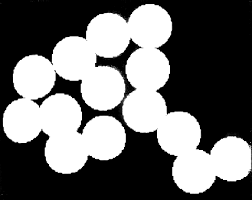
#> input picture Images/boundary.png, 252 x 200 px, found by its file name
$ python 'Lab_5(c).py'
#> lines starting #> are read from the running program, lines starting #| are printed output that depends on the picture
import numpy as np
import cv2
import matplotlib.pyplot as plt

def erosion(img,structuring_element):
    [h,w] = img.shape
    mask = np.ones((structuring_element,structuring_element),np.uint8)
    eroted_image = np.zeros_like(img)
    padding = structuring_element // 2

    for i in range(padding,h-padding):
        for j in range(padding,w-padding):
            kernel = img[i-padding :i+padding+1 , j-padding : j+padding+1]
            eroted_image[i,j] = np.min(kernel * mask)
    return eroted_image


path = 'Digital Image Processing/Images/boundary.png'
img = cv2.imread(path,0)
#> img is the input picture: shape (200, 252); min 0, max 255, mean 107
img = cv2.resize(img,(512,512))
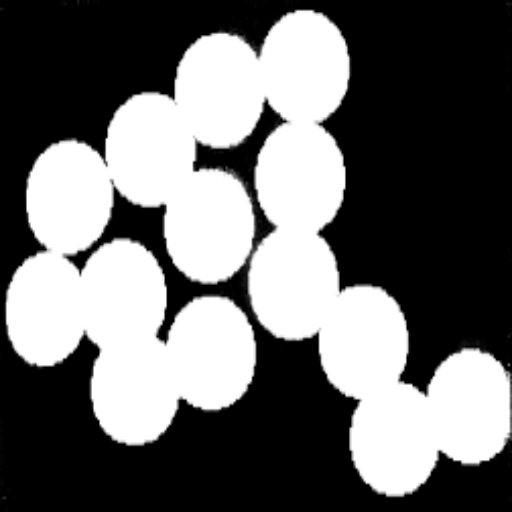
#> img: shape (512, 512); min 0, max 255, mean 107

[h,w] = img.shape
#> h = 512; w = 512

structuring_element1 = 5
eroted_image = erosion(img,structuring_element1)
#> after the loop in erosion, `for i in range(padding,h-padding):`:
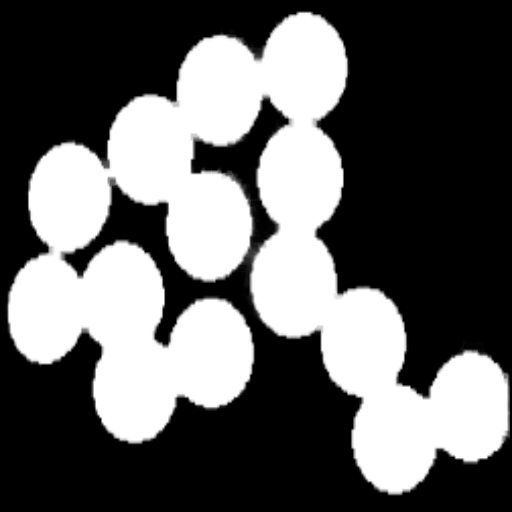
#> eroted_image: shape (512, 512); min 0, max 255, mean 98.6

border = img - eroted_image
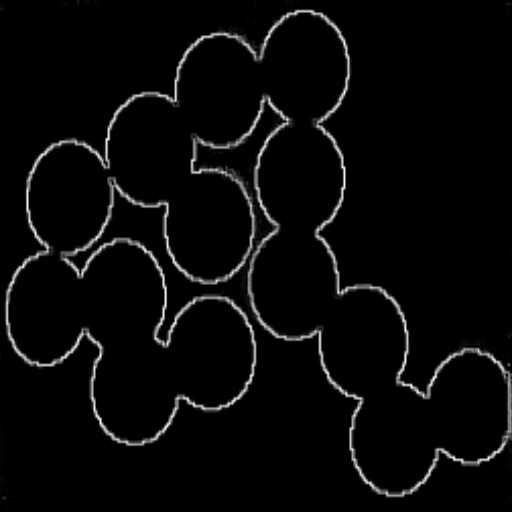
#> border: shape (512, 512); min 0, max 251, mean 8.4

plt.figure(figsize=(10,5))
plt.subplot(2,2,1)
plt.imshow(img, cmap = 'gray')

plt.subplot(2,2,2)
plt.imshow(border, cmap = 'gray')


plt.show()
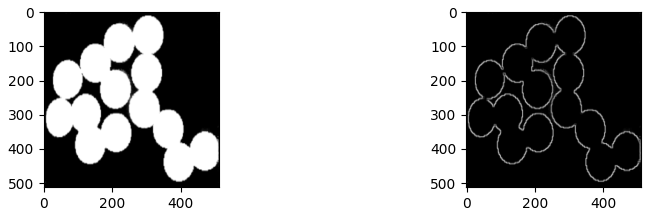
#> figure drawn by matplotlib, 2 panels

$ run again, with Images/opening.png copied over Images/boundary.png
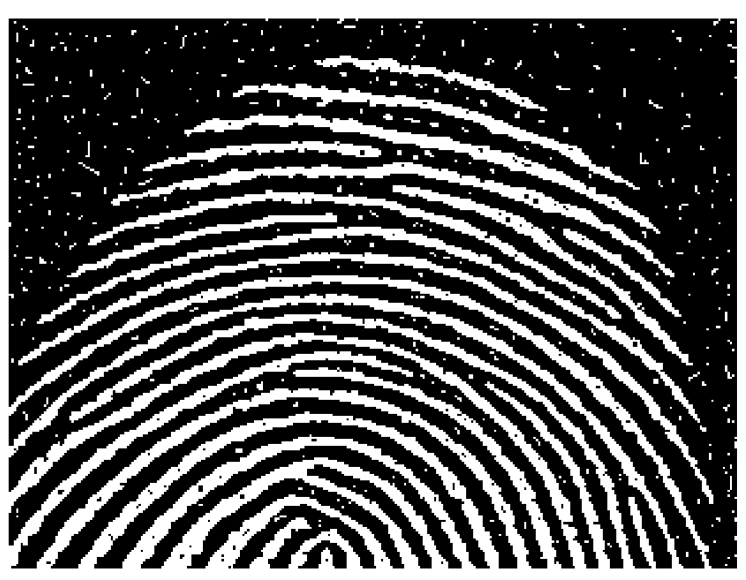
#> input picture Images/opening.png, 1492 x 1160 px, found by its file name (shown at 1/2 size)
#> after the loop in erosion, `for i in range(padding,h-padding):`:
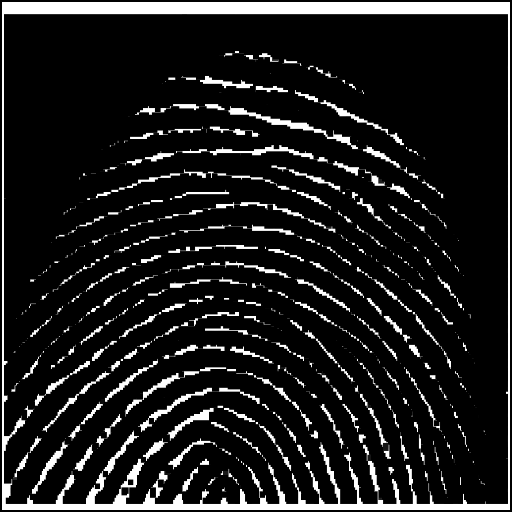
#> eroted_image: shape (512, 512); min 0, max 255, mean 29.5
#> `plt.show()`:
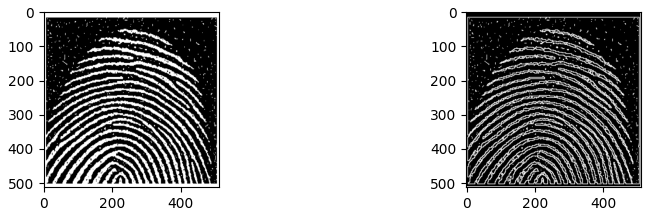
#> figure drawn by matplotlib, 2 panels
